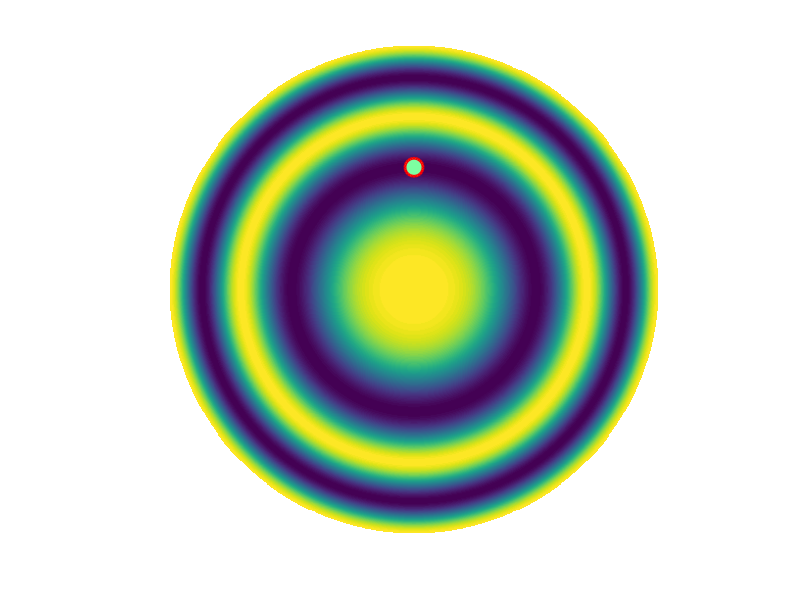

Here is the MATLAB script that generated this plot:
[x y] = meshgrid(linspace(-1,1,500));
r = x.^2 + y.^2;
f = 1 + .5*cos(4*pi*r);
f(r > 1) = nan;
pcolor(x,y,f)
shading interp
hold on
plot(0,.5,'ro','linewidth',2,'markersize',13,'MarkerFaceColor',[.49 1 .63])
axis off
axis equal
print(gcf,'-dpng','-r150','../docs/figs/c2sphere.png')
